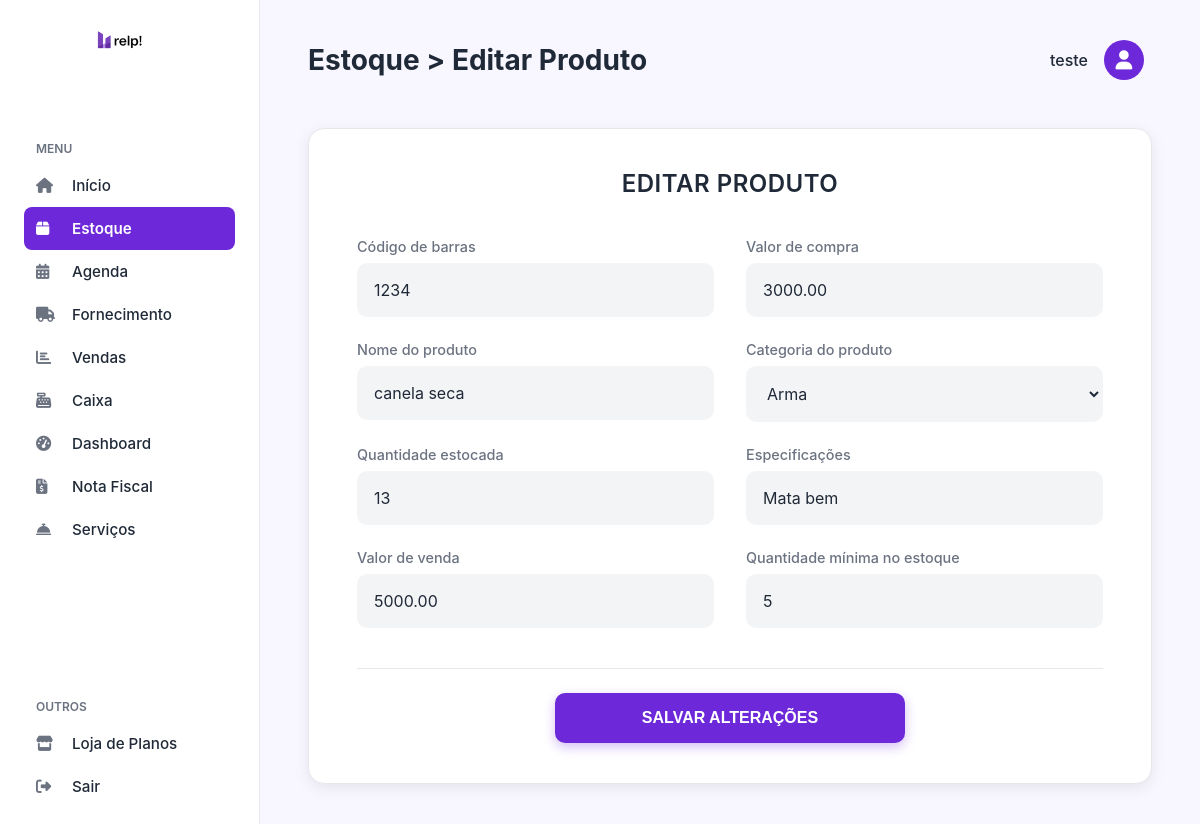
The page /produto_formulario.php?id=4 (signed in) on the database as committed earlier.
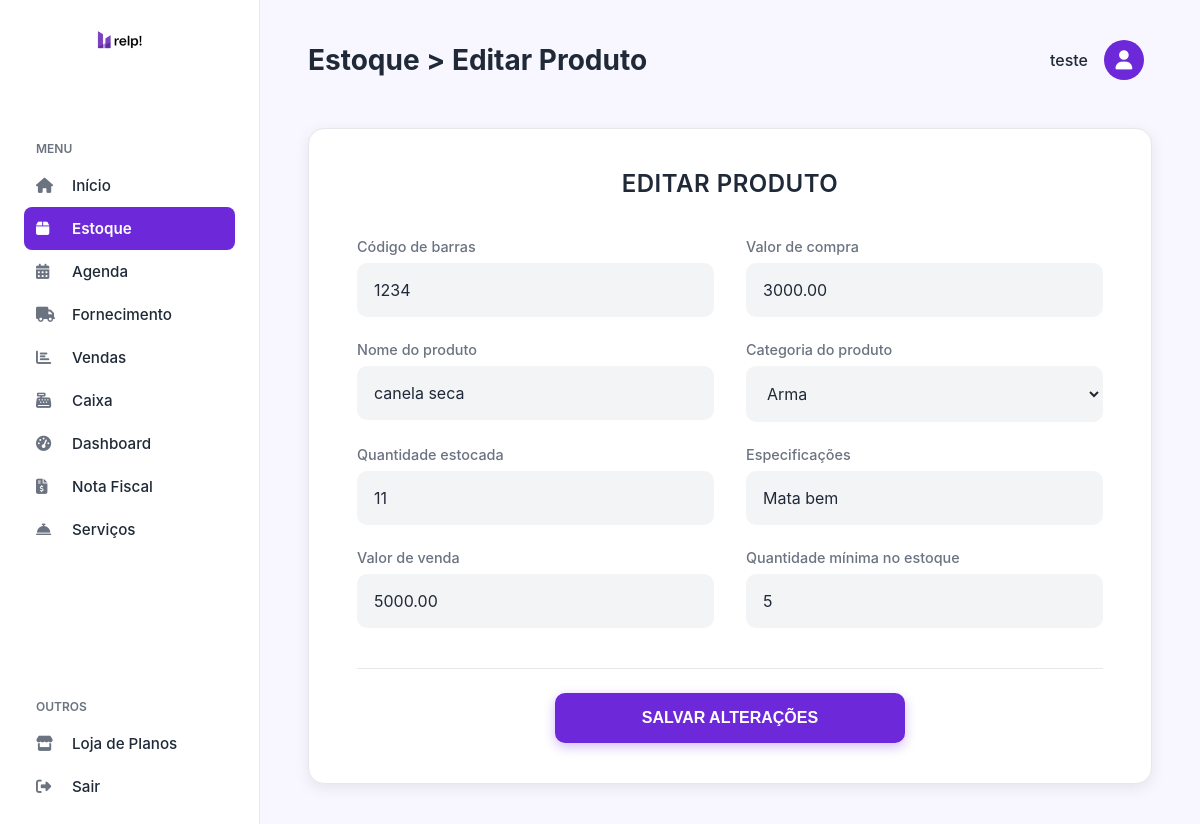
The same page on the database as committed later.
### tables this page shows
CREATE TABLE `produtos` (
  `id` int(11) NOT NULL,
  `codigo_barras` varchar(255) DEFAULT NULL,
  `nome` varchar(255) NOT NULL,
  `especificacao` text DEFAULT NULL,
  `quantidade_estoque` int(11) NOT NULL DEFAULT 0,
  `quantidade_minima` int(11) NOT NULL DEFAULT 5,
  `valor_compra` decimal(10,2) NOT NULL,
  `valor_venda` decimal(10,2) NOT NULL,
  `categoria_id` int(11) DEFAULT NULL,
  `fornecedor_id` int(11) DEFAULT NULL,
  `data_cadastro` timestamp NOT NULL DEFAULT current_timestamp(),
  `status` varchar(20) NOT NULL DEFAULT 'ativo'
);

CREATE TABLE `categorias` (
  `id` int(11) NOT NULL,
  `nome` varchar(100) NOT NULL
);

### produto_formulario.php (the view, shortened to what the changed rows need)
<?php
include_once('config.php');
$produto_para_editar = [];
$titulo_pagina = "Cadastrar Produto";
if (isset($_GET['id']) && !empty($_GET['id'])) {
    $id = filter_var($_GET['id'], FILTER_VALIDATE_INT);
    $titulo_pagina = "Editar Produto";
    $stmt = $pdo->prepare("SELECT * FROM produtos WHERE id = :id");
    $stmt->execute([':id' => $id]);
    $produto_para_editar = $stmt->fetch(PDO::FETCH_ASSOC);
}
$categorias = $pdo->query("SELECT id, nome FROM categorias ORDER BY nome")->fetchAll(PDO::FETCH_ASSOC);
?>
<!DOCTYPE html>
<html lang="pt-br">
<head>
    <link rel="stylesheet" href="https://cdnjs.cloudflare.com/ajax/libs/font-awesome/6.4.0/css/all.min.css">
    <link rel="stylesheet" href="css/sistema.css">
    <link rel="stylesheet" href="css/produto_formulario.css">
</head>
<body>
    <main class="main-content">
        <header class="main-header">
            <h2>Estoque > <?= $titulo_pagina ?></h2>
        </header>
        <div class="form-produto-container">
            <form action="processa_produto.php" method="POST">
                <div class="form-produto-grid">
                    <div class="form-produto-group">
                        <label for="codigo_barras">Código de barras</label>
                        <input type="text" id="codigo_barras" name="codigo_barras" value="<?= htmlspecialchars($produto_para_editar['codigo_barras'] ?? '') ?>">
                    </div>
                    <div class="form-produto-group">
                        <label for="valor_compra">Valor de compra</label>
                        <input type="text" id="valor_compra" name="valor_compra" value="<?= htmlspecialchars($produto_para_editar['valor_compra'] ?? '') ?>">
                    </div>
                    <div class="form-produto-group">
                        <label for="nome">Nome do produto</label>
                        <input type="text" id="nome" name="nome" value="<?= htmlspecialchars($produto_para_editar['nome'] ?? '') ?>" required>
                    </div>
                    <div class="form-produto-group">
                        <label for="categoria_id">Categoria do produto</label>
                        <select id="categoria_id" name="categoria_id" required>
                            <?php foreach ($categorias as $cat): ?>
                                <option value="<?= $cat['id'] ?>" <?= (isset($produto_para_editar['categoria_id']) && $produto_para_editar['categoria_id'] == $cat['id']) ? 'selected' : '' ?>>
                                    <?= htmlspecialchars($cat['nome']) ?>
                                </option>
                            <?php endforeach; ?>
                        </select>
                    </div>
                    <div class="form-produto-group">
                        <label for="quantidade_estoque">Quantidade estocada</label>
                        <input type="number" id="quantidade_estoque" name="quantidade_estoque" min="0" value="<?= htmlspecialchars($produto_para_editar['quantidade_estoque'] ?? '0') ?>" required>
                    </div>
                    <div class="form-produto-group">
                        <label for="especificacao">Especificações</label>
                        <input type="text" id="especificacao" name="especificacao" value="<?= htmlspecialchars($produto_para_editar['especificacao'] ?? '') ?>">
                    </div>
                    <div class="form-produto-group">
                        <label for="valor_venda">Valor de venda</label>
                        <input type="text" id="valor_venda" name="valor_venda" value="<?= htmlspecialchars($produto_para_editar['valor_venda'] ?? '') ?>" required>
                    </div>
                    <div class="form-produto-group">
                        <label for="quantidade_minima">Quantidade mínima no estoque</label>
                        <input type="number" id="quantidade_minima" name="quantidade_minima" min="0" value="<?= htmlspecialchars($produto_para_editar['quantidade_minima'] ?? '5') ?>">
                    </div>
                </div>
            </form>
        </div>
    </main>
</body>
</html>

Rows that differ between the two databases and show on the page:
changed produtos "canela seca": quantidade_estoque "13" → "11"
